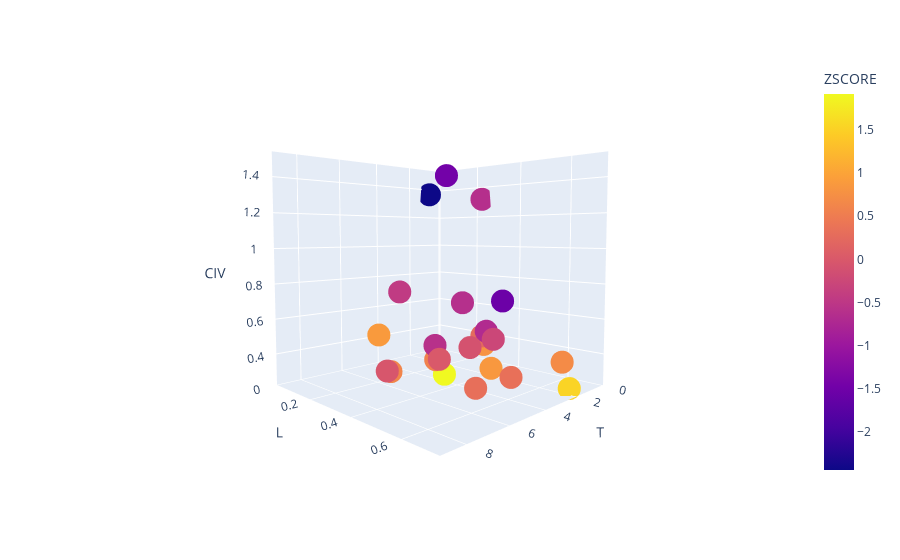

Notebook code for this chart:
### Code cell
fig = px.scatter_3d(df, x='T', y='L', z='CIV', hover_name='ISSUANCE', color='ZSCORE')
fig.show()

### Figure 1 — Plotly figure (JSON) as saved in the notebook; plotly's stock layout.template omitted (floating-point values rounded to 4 significant figures)
{"data": [{"hovertemplate": "<b>%{hovertext}</b><br><br>T=%{x}<br>L=%{y}<br>CIV=%{z}<br>ZSCORE=%{marker.color}<extra></extra>", "hovertext": ["FUN 5.375% due 2024", "FUN 5.25% due 2029", "FUN 5.375% due 2027", "SIX 4.875% due 2024", "SIX 7% due 2025", "SIX 5.5% due 2027", "NVDA 2.2% due 2021", "SLG 3.25% due 2022", "GLPI 5.375% due 2026", "GLPI 5.75% due 2028", "EXPE 4.5% due 2024", "MGM 7.75% due 2022", "MGM 5.75% due 2025", "MGM 5.5% due 2027", "MCD 2.75% due 2020", "MSFT 3.625% due 2023", "NFLX 5.375% due 2021", "BKNG 3.6% due 2026", "MAR 3.125% due 2023", "NLOK 3.95% due 2022", "TOL 4.375% due 2023", "VZ 3.376% due 2025", "CLI 4.5% due 2022"], "legendgroup": "", "marker": {"color": [-0.2575, -0.03405, 0.006819, -0.6849, -0.09906, -0.5921, -2.443, 1.541, 0.5654, 0.6167, 0.8578, 0.6947, 0.3374, 0.3162, -0.6198, -0.45, -1.462, 0.8865, 0.796, -0.6164, 0.2601, 1.918, -1.537], "coloraxis": "coloraxis", "symbol": "circle"}, "mode": "markers", "name": "", "scene": "scene", "showlegend": false, "type": "scatter3d", "x": [3.664, 8.786, 6.536, 3.831, 4.747, 6.536, 0.9556, 2.036, 5.536, 7.664, 3.869, 1.453, 4.703, 6.536, 0.1861, 3.203, 0.3306, 5.664, 2.369, 1.703, 2.536, 4.369, 1.544], "y": [0.5207, 0.5207, 0.5207, 0.5041, 0.5041, 0.5041, 0.02074, 0.7032, 0.426, 0.426, 0.5261, 0.6498, 0.6498, 0.6498, 0.2386, 0.04773, 0.06561, 0.1714, 0.397, 0.2526, 0.4001, 0.3707, 0.4231], "z": [0.5104, 0.477, 0.4728, 0.5542, 0.4852, 0.5364, 1.364, 0.2585, 0.4151, 0.4098, 0.3575, 0.3688, 0.3768, 0.3797, 1.318, 0.6959, 1.5, 0.4855, 0.419, 0.6379, 0.4746, 0.283, 0.6758]}], "layout": {"autosize": true, "coloraxis": {"colorbar": {"title": {"text": "ZSCORE"}}, "colorscale": [[0, "#0d0887"], [0.1111, "#46039f"], [0.2222, "#7201a8"], [0.3333, "#9c179e"], [0.4444, "#bd3786"], [0.5556, "#d8576b"], [0.6667, "#ed7953"], [0.7778, "#fb9f3a"], [0.8889, "#fdca26"], [1, "#f0f921"]]}, "legend": {"tracegroupgap": 0}, "margin": {"t": 60}, "scene": {"aspectmode": "auto", "aspectratio": {"x": 1, "y": 1, "z": 1}, "camera": {"center": {"x": 0, "y": 0, "z": 0}, "eye": {"x": 1.527, "y": 1.528, "z": 0.1499}, "projection": {"type": "perspective"}, "up": {"x": 0, "y": 0, "z": 1}}, "domain": {"x": [0, 1], "y": [0, 1]}, "xaxis": {"title": {"text": "T"}, "type": "linear"}, "yaxis": {"title": {"text": "L"}, "type": "linear"}, "zaxis": {"title": {"text": "CIV"}, "type": "linear"}}}}
